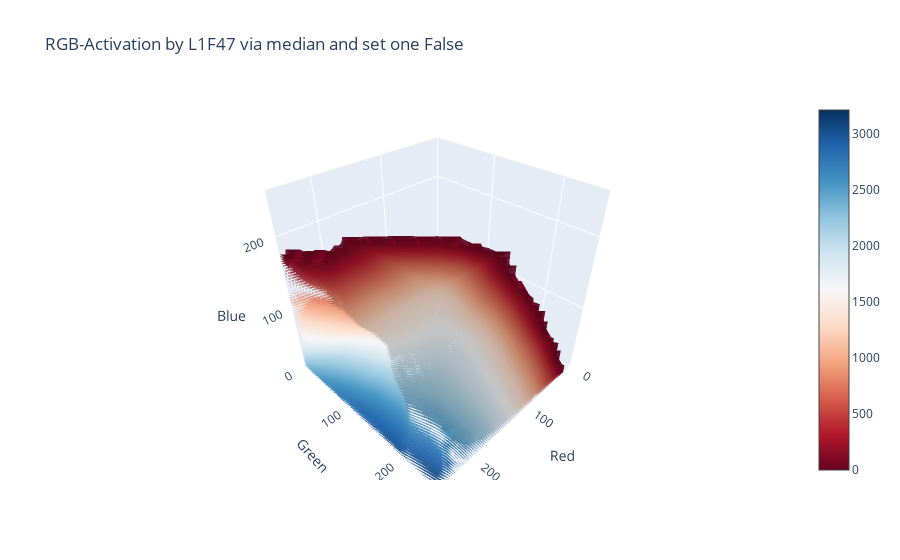

This figure's notebook cell:
### Code cell
plot4DFigure(X=xs, Y=ys, Z=zs, values=rets, set_one=False, normalize=False,
             title="RGB-Activation by L1F47 via {} and set one {}".format(method, "False"))

### Figure 1 — Plotly figure (JSON) as saved in the notebook; plotly's stock layout.template omitted (floating-point values rounded to 4 significant figures; data arrays with more than 128 entries replaced by an {"elided": "..."} marker saying what was removed)
{"data": [{"caps": {"x": {"show": false}, "y": {"show": false}, "z": {"show": false}}, "colorscale": [[0, "rgb(103,0,31)"], [0.1, "rgb(178,24,43)"], [0.2, "rgb(214,96,77)"], [0.3, "rgb(244,165,130)"], [0.4, "rgb(253,219,199)"], [0.5, "rgb(247,247,247)"], [0.6, "rgb(209,229,240)"], [0.7, "rgb(146,197,222)"], [0.8, "rgb(67,147,195)"], [0.9, "rgb(33,102,172)"], [1, "rgb(5,48,97)"]], "isomax": 3216.0, "isomin": 0, "opacity": 0.9, "surface": {"count": 100}, "type": "volume", "value": {"elided": "5832 float values"}, "x": {"elided": "5832 int values"}, "y": {"elided": "5832 int values"}, "z": {"elided": "5832 int values"}}], "layout": {"scene": {"xaxis": {"nticks": 4, "range": [0, 255], "title": {"text": "Red"}}, "yaxis": {"nticks": 4, "range": [0, 255], "title": {"text": "Green"}}, "zaxis": {"nticks": 4, "range": [0, 255], "title": {"text": "Blue"}}}, "title": {"text": "RGB-Activation by L1F47 via median and set one False"}}}
